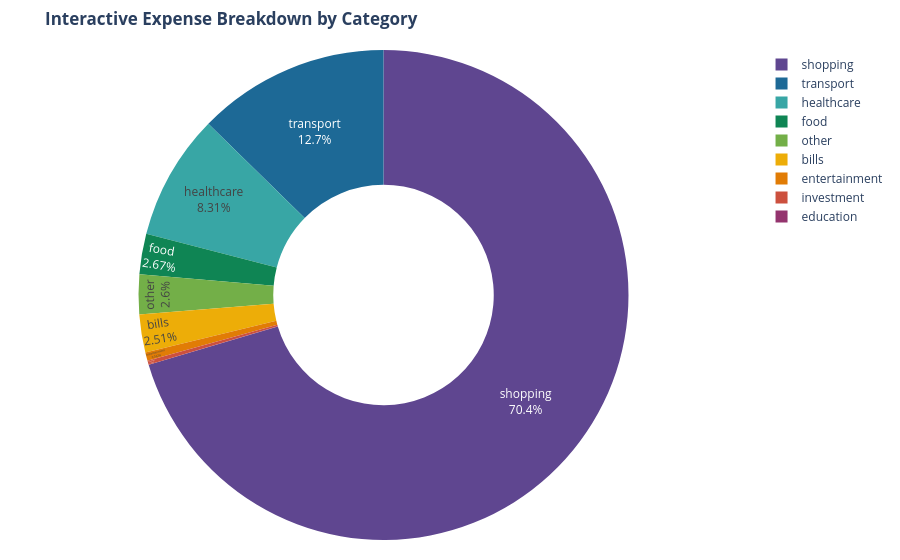

The notebook cell saved with this chart:
### Markdown cell above
## 5. Interactive Plotly Dashboards

### Code cell
# Interactive Category Breakdown Donut
plotly_pie = create_interactive_category_pie(df)
if plotly_pie:
    try:
        plotly_pie.show()
    except Exception:
        print("[info] Plotly chart generated successfully.")

### Figure 1 — Plotly figure (JSON) as saved in the notebook; plotly's stock layout.template omitted (floating-point values rounded to 4 significant figures)
{"data": [{"domain": {"x": [0, 1], "y": [0, 1]}, "hole": 0.45, "hovertemplate": "category=%{label}<br>amount=%{value}<extra></extra>", "labels": ["bills", "education", "entertainment", "food", "healthcare", "investment", "other", "shopping", "transport"], "legendgroup": "", "name": "", "showlegend": true, "textinfo": "percent+label", "textposition": "inside", "type": "pie", "values": [2610000.0, 2894.0, 585400.0, 2782000.0, 8652000.0, 269900.0, 2713000.0, 73320000.0, 13200000.0]}], "layout": {"legend": {"tracegroupgap": 0}, "margin": {"b": 20, "l": 20, "r": 20, "t": 50}, "piecolorway": ["rgb(95, 70, 144)", "rgb(29, 105, 150)", "rgb(56, 166, 165)", "rgb(15, 133, 84)", "rgb(115, 175, 72)", "rgb(237, 173, 8)", "rgb(225, 124, 5)", "rgb(204, 80, 62)", "rgb(148, 52, 110)", "rgb(111, 64, 112)", "rgb(102, 102, 102)"], "showlegend": true, "title": {"text": "<b>Interactive Expense Breakdown by Category</b>"}}}
